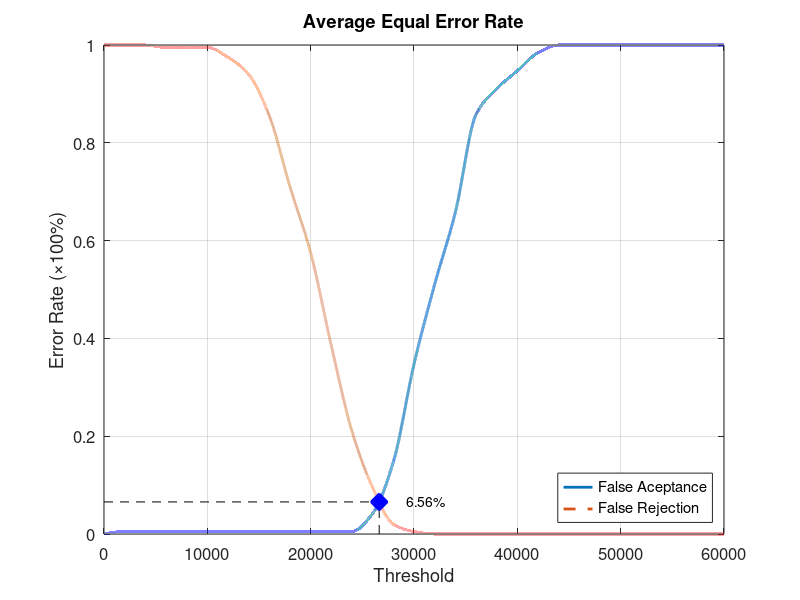
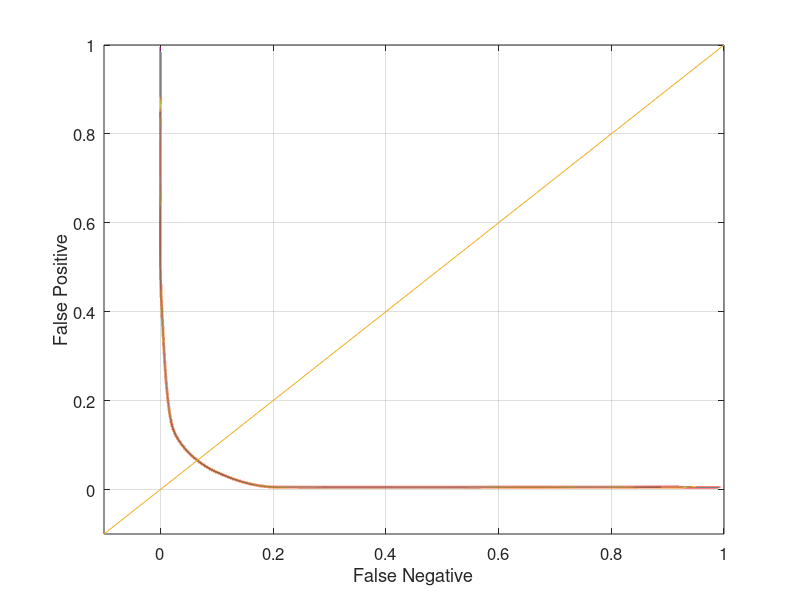

The MATLAB source for these figures, in order:
function yEER = Database5_4
close all;
clear;
clc;
x = 0:2000:60000;
xq = 0:0.5:60000;

y0 = [0 0.00526316 0.00526316 0.00526316 0.00526316 0.00526316 0.00526316 0.00526316 0.00526316 0.00526316 0.00526316 0.00526316 0.00526316 0.0421053 0.147368 0.347368 0.510526 0.657895 0.857895 0.910526 0.947368 0.984211 1 1 1 1 1 1 1 1 1];
yy0 = interp1(x, y0, xq, 'pchip');
y1 = [1 1 1 0.995 0.995 0.995 0.975 0.94 0.855 0.71 0.575 0.385 0.21 0.095 0.02 0.005 0 0 0 0 0 0 0 0 0 0 0 0 0 0 0];
yy1 = interp1(x, y1, xq, 'pchip');

% Calculating EER: 
y2 = abs(y0 - y1);
find(y2 == min(y2))
yy2 = abs(yy0 - yy1);
xEER = find(yy2 == min(yy2));
xEERIndex = xq(xEER) % X-axis EER
yEER = yy0(xEER) % Y-axis EER

main = figure
plot(xq, yy0,'-','LineWidth', 2);	hold on
plot(xq, yy1,'--','LineWidth', 2);	hold on
plot([xEERIndex xEERIndex], [0 yEER], 'k--');	hold on
plot([0 xEERIndex], [yEER yEER], 'k--');	hold on
plot(xEERIndex, yEER, 'bx', 'LineWidth', 10);	hold on
text(xEERIndex + 10 * xEERIndex / 100, yEER, [num2str(round((10000 * yEER)) / 100) '%'])
legend('False Aceptance', 'False Rejection', 'Location', 'SouthEast')
xlabel('Threshold')
ylabel('Error Rate (\times100%)')
title('Average Equal Error Rate')
set(gca, 'FontSize', 12)
axis([0 60000 0 1])
grid on

print(main, 'Database5_4Main', '-dpng');
FNRxFPR = figure('Color', [1 1 1]);
plot(yy1, yy0, '-', yy1, yy0, 'LineWidth', 2);
hold on
y = -0.1:0.1:1
plot(y, y); 
set(gca, 'FontSize', 12)
xlabel('False Negative')
ylabel('False Positive')
axis([-0.1 1 -0.1 1])
set(gca, 'FontSize', 12)
grid on

print(FNRxFPR, 'Database5_4FNRxFPR','-dpng');
end
